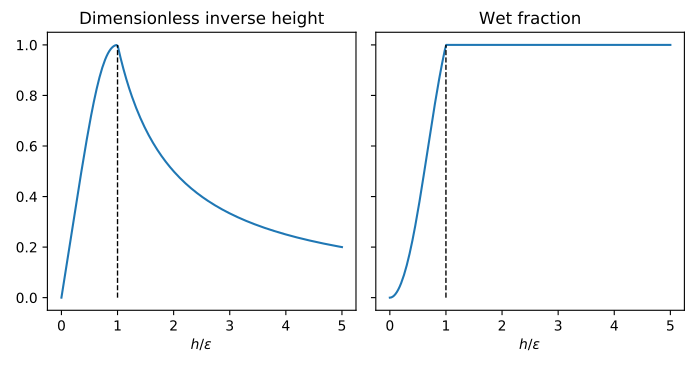

This figure's Python source:
import numpy as np
import matplotlib.pyplot as plt

def _InvH(h):
    return np.sqrt(2.0) * max(h, 0.0) / np.sqrt(h**4 + max(h**4, 1.0))
InvH = np.vectorize(_InvH)

def _WetFraction(h):
    return h * InvH(h)
WetFraction = np.vectorize(_WetFraction)

x = np.linspace(0, 5, 200)
h_inv = InvH(x)
wet_f = WetFraction(x)

fig, ax = plt.subplots(nrows=1, ncols=2, sharey=True)
fig.set_size_inches(7,4)
ax[0].plot(x, h_inv)
ax[1].plot(x, wet_f)
ax[0].plot([1,1], [0,1], color='k', linewidth=1, linestyle='dashed')
ax[1].plot([1,1], [0,1], color='k', linewidth=1, linestyle='dashed')
ax[0].set_title('Dimensionless inverse height')
ax[1].set_title('Wet fraction')
ax[0].set_xlabel('$h/\epsilon$')
ax[1].set_xlabel('$h/\epsilon$')
fig.tight_layout()
plt.show()
